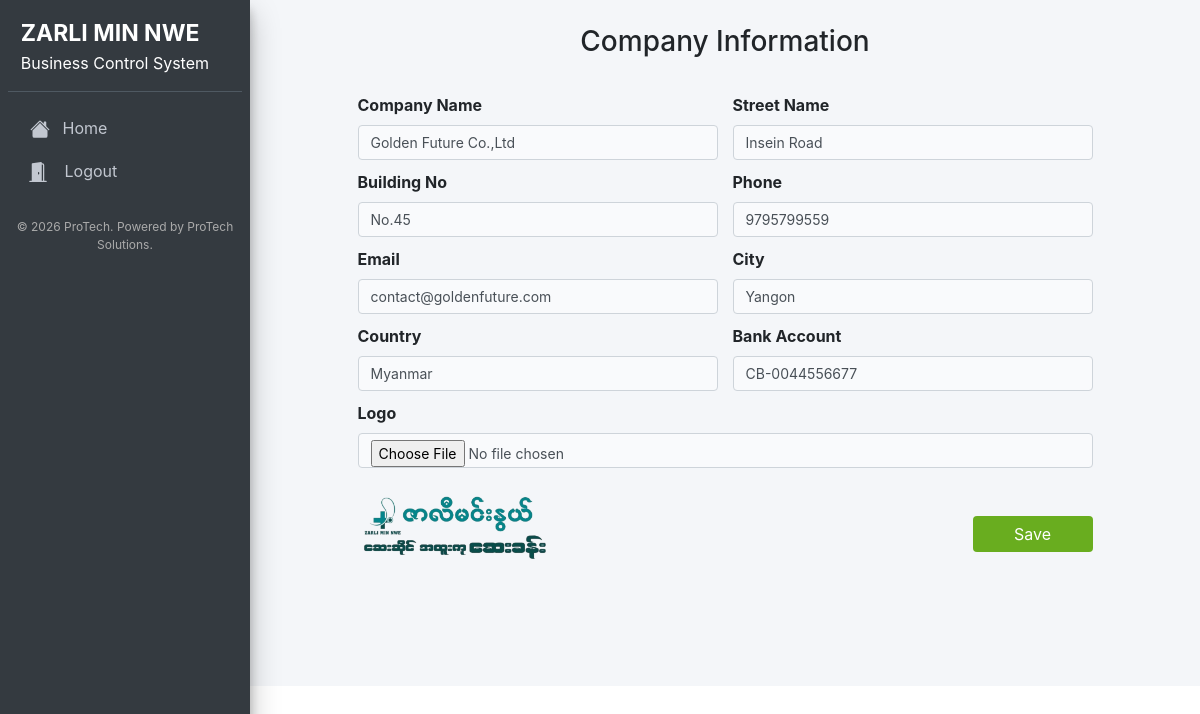
The page /company.php (signed in) on the database its author committed.
### tables this page shows
CREATE TABLE `company` (
  `id` int(11) NOT NULL,
  `name` varchar(255) NOT NULL,
  `street_name` varchar(255) NOT NULL,
  `building_no` varchar(255) NOT NULL,
  `phone` bigint(20) NOT NULL,
  `email` varchar(100) NOT NULL,
  `city` varchar(100) NOT NULL,
  `country` varchar(100) NOT NULL,
  `bank_account` varchar(255) NOT NULL,
  `logo` varchar(255) NOT NULL
);

### company.php (the view, shortened to what this page needs)
<?php
require '../config/config.php';
require 'header.php';
$stmt = $pdo->prepare("SELECT * FROM company LIMIT 1");
$stmt->execute();
$company = $stmt->fetch(PDO::FETCH_ASSOC);
?>
<div class="container mt-4">
    <h3 class="mb-4 text-center">Company Information</h3>
    <form method="POST" enctype="multipart/form-data">
        <div class="row g-3">
            <div class="col-md-6">
                <label class="form-label">Company Name</label>
                <input type="text" class="form-control" name="name" value="<?php echo htmlspecialchars($company['name'] ?? ''); ?>">
            </div>
            <div class="col-md-6">
                <label class="form-label">Street Name</label>
                <input type="text" class="form-control" name="street_name" value="<?php echo htmlspecialchars($company['street_name'] ?? ''); ?>">
            </div>
            <div class="col-md-6">
                <label class="form-label">Building No</label>
                <input type="text" class="form-control" name="building_no" value="<?php echo htmlspecialchars($company['building_no'] ?? ''); ?>">
            </div>
            <div class="col-md-6">
                <label class="form-label">Phone</label>
                <input type="text" class="form-control" name="phone" value="<?php echo htmlspecialchars($company['phone'] ?? ''); ?>">
            </div>
            <div class="col-md-6">
                <label class="form-label">Email</label>
                <input type="email" class="form-control" name="email" value="<?php echo htmlspecialchars($company['email'] ?? ''); ?>">
            </div>
            <div class="col-md-6">
                <label class="form-label">City</label>
                <input type="text" class="form-control" name="city" value="<?php echo htmlspecialchars($company['city'] ?? ''); ?>">
            </div>
            <div class="col-md-6">
                <label class="form-label">Country</label>
                <input type="text" class="form-control" name="country" value="<?php echo htmlspecialchars($company['country'] ?? ''); ?>">
            </div>
            <div class="col-md-6">
                <label class="form-label">Bank Account</label>
                <input type="text" class="form-control" name="bank_account" value="<?php echo htmlspecialchars($company['bank_account'] ?? ''); ?>">
            </div>
            <div class="col-12">
                <label class="form-label">Logo</label>
                <input type="file" class="form-control" name="logo">
                <?php if (!empty($company['logo'])): ?>
                    <img src="uploads/<?php echo htmlspecialchars($company['logo']); ?>" class="logo-preview mt-4" alt="Logo">
                <?php endif; ?>
            <button type="submit" class="btn btn-save mt-5">Save</button>
            </div>
        </div>
    </form>
</div>

### header.php (style rules this page uses)
label { font-size: 15px; }
.form-control { height: 35px; font-size: 14px; background-color: rgba(255, 255, 255, 0.5); }

### company.php (style rules this page uses)
form { margin: 0px 100px; }
.form-label { font-size: 16px; margin-top: 10px; }
.btn-save { background-color: rgba(105,173,31,1); color: #fff; border: none; min-width: 120px; float: right; }
.logo-preview { height: 70px; border-radius: 4px; margin-bottom: 10px; }

### rows shown on the page
company: name "Golden Future Co.,Ltd", street_name "Insein Road", building_no "No.45", phone "9795799559", email "contact@goldenfuture.com", city "Yangon", country "Myanmar", bank_account "CB-0044556677", logo (picture)
